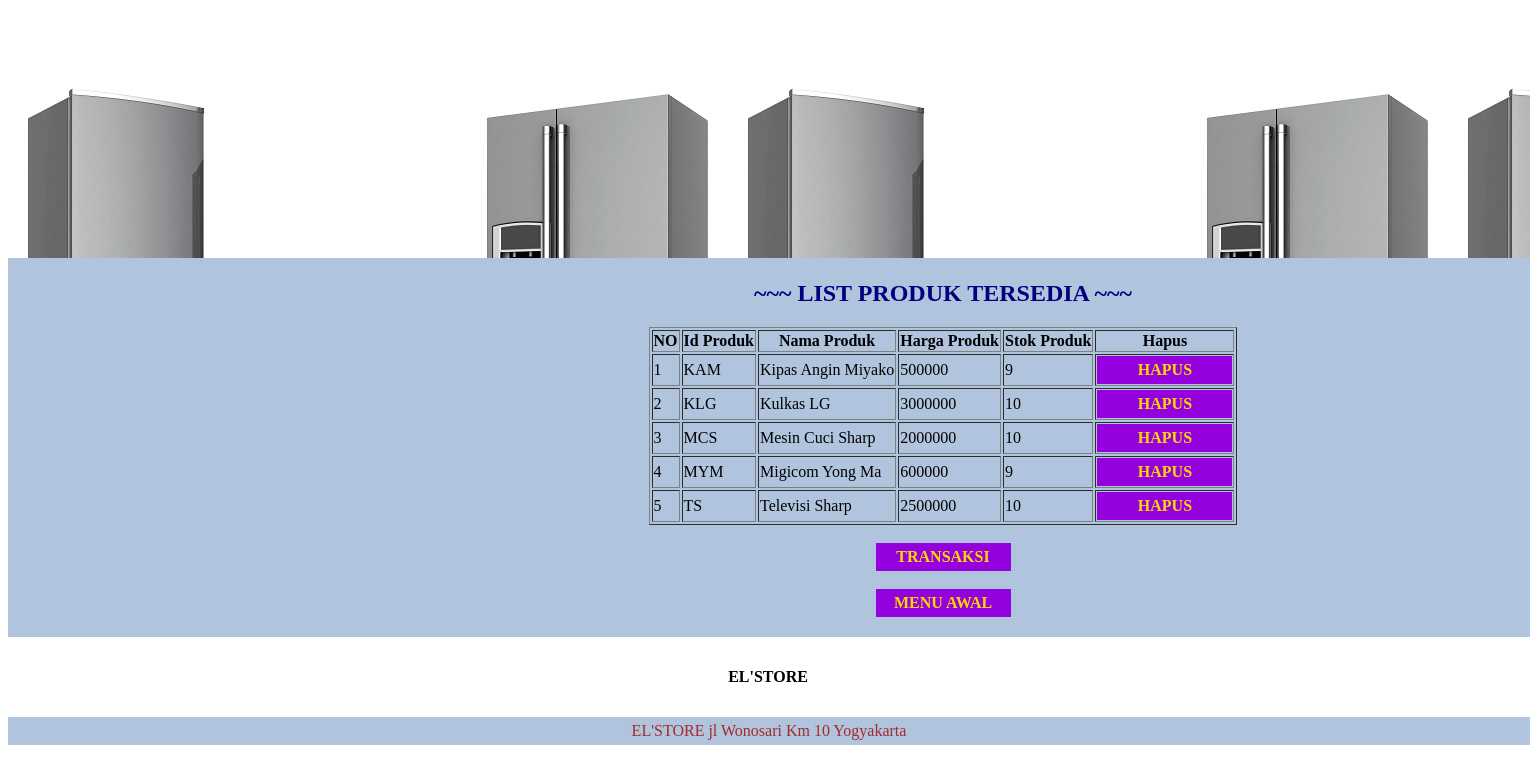
/list_barang.php, run on the app's committed database.
### tables this page shows
CREATE TABLE `tersedia` (
  `id_produk` varchar(5) NOT NULL,
  `nama_produk` varchar(30) NOT NULL,
  `harga_produk` int(20) NOT NULL,
  `stok_produk` int(19) NOT NULL
);

### list_barang.php (the view, shortened to what this page needs)
<html>
<head>
<link rel="stylesheet" type="text/css" href="template2.css">
</head>
<body>
<div id="image">
</div>
<div id="header">
<center><h2>~~~ LIST PRODUK TERSEDIA ~~~</h2>
<table border="1">
 <tr><th>NO</th><th>Id Produk</th><th>Nama Produk</th><th>Harga Produk</th>
 <th>Stok Produk</th><th>Hapus</th></tr>
 <?php
 include "koneksi.php";
 $data=mysqli_query($connect_db, "SELECT * from tersedia order by id_produk");
 $no=1;
 while($hasil=mysqli_fetch_array($data)){
 echo "<tr>
 <td>$no</td>
 <td>$hasil[id_produk]</td>
 <td>$hasil[nama_produk]</td>
 <td>$hasil[harga_produk]</td>
 <td>$hasil[stok_produk]</td>
 <td> <a href='hapus_produk.php?id_cust=$hasil[id_produk]'>Hapus</a> </td>
 </tr>";
 $no++;
 }
 ?>
</table>
 <br>
 <b> <a href="transaksi_form.php" > TRANSAKSI </a> </b> <br>
 <b> <a href="index2.php" > MENU AWAL </a> </b>
</center>
<br>
</div>
<div id="section">
<center> <h4>EL'STORE</h4>
</center>
</div>
<div id="footer">
<marquee >EL'STORE jl Wonosari Km 10 Yogyakarta</marquee>
</div>

### template2.css (style rules this page uses)
#image { background-image:url("gambar_awal.jpg"); padding-left:100px; height:250px; }
#header { background-color:#B0C4DE; color:#000080; text-align:center; padding:2px; padding-left:350px; }
#section { width:1500px; float:left; padding:10px; }
#footer { background-color:#B0C4DE; color:brown; clear:both; text-align:center; padding:5px; }
a:link, a:visited { display: block; width: 125px; font-weight: bold; color: gold; background-color:#9400DE ; text-align: center; padding: 5px; text-decoration: none; text-transform: uppercase; }

### data on the page
tersedia: id_produk "KAM", nama_produk "Kipas Angin Miyako", harga_produk "500000", stok_produk "9"
tersedia: id_produk "KLG", nama_produk "Kulkas LG", harga_produk "3000000", stok_produk "10"
tersedia: id_produk "MCS", nama_produk "Mesin Cuci Sharp", harga_produk "2000000", stok_produk "10"
tersedia: id_produk "MYM", nama_produk "Migicom Yong Ma", harga_produk "600000", stok_produk "9"
tersedia: id_produk "TS", nama_produk "Televisi Sharp", harga_produk "2500000", stok_produk "10"
